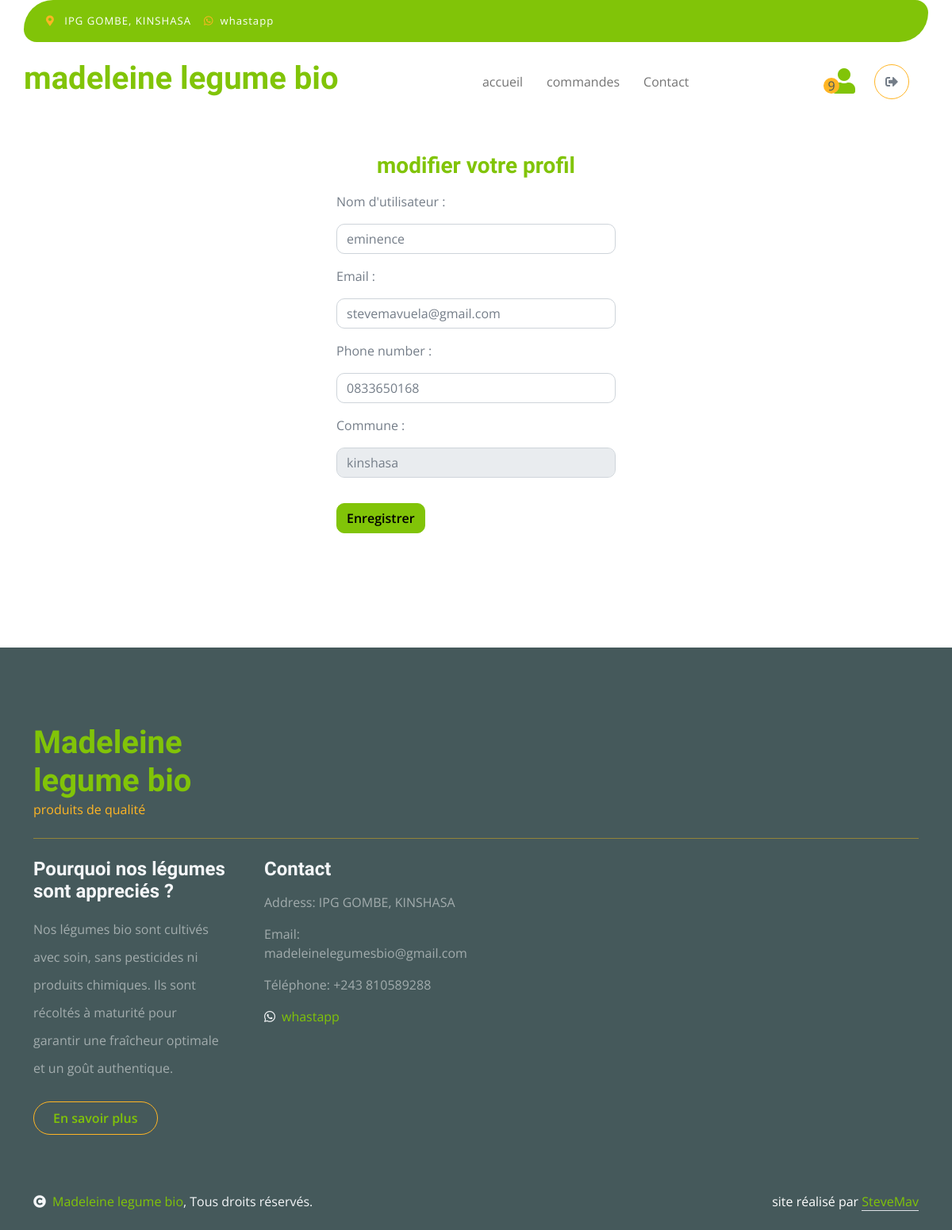
/accounts/editaccount (signed in), run on an earlier commit of the app's database.
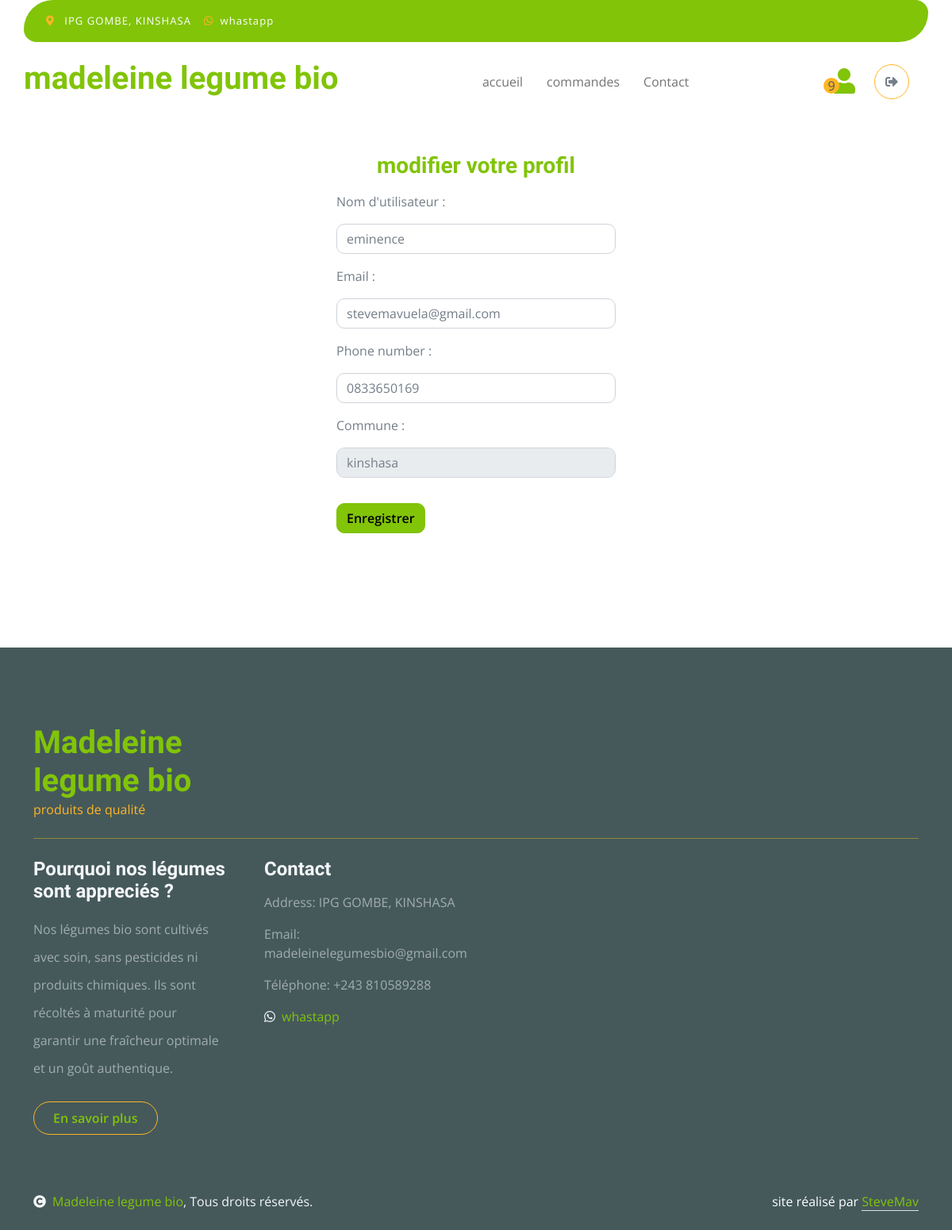
And on a later commit of the database.
### accounts/models.py (models this page shows, shortened)
class Profile(models.Model):
    user = models.OneToOneField(User, on_delete=models.CASCADE)
    phone_number = models.CharField(max_length=15, blank=True)
    commune =  models.CharField(max_length=100, blank=True)

### accounts/views.py (the view)
# urls.py: path('editaccount', views.edit_account, name='editaccount'),
@login_required
def edit_account(request):
    user = request.user
    total_commands = Command.objects.filter(user=request.user, statut='En cours').count()
    if request.method == 'POST':
        form = EditAccountForm(request.POST, instance=user)
        if form.is_valid():
            if form.has_changed():
                form.save()
                messages.success(request, 'Votre compte a été mis à jour avec succès.')
            else:
                messages.info(request, 'Aucune modification détectée.')
            return redirect('accounts:editaccount')
        else:
            messages.warning(request, 'Veuillez corriger les erreurs ci-dessous.')
    else:
        form = EditAccountForm(instance=user)
    return render(request, 'accounts/edit_account.html', {'form': form, 'total_commands': total_commands})

### accounts/templates/accounts/edit_account.html (shortened to what the changed rows need)
{% load static %}
<!DOCTYPE html>
<html lang="en">
    <head>
        <link rel="stylesheet" href="https://use.fontawesome.com/releases/v5.15.4/css/all.css"/>
        <link href="https://cdn.jsdelivr.net/npm/bootstrap-icons@1.4.1/font/bootstrap-icons.css" rel="stylesheet">
        <link href="https://cdnjs.cloudflare.com/ajax/libs/animate.css/4.1.1/animate.min.css" rel="stylesheet">
        <link href="https://unpkg.com/aos@2.3.1/dist/aos.css" rel="stylesheet">
        <link href="{% static 'css/bootstrap.min.css' %}" rel="stylesheet">
        <link href="{% static 'css/style.css' %}" rel="stylesheet">
    </head>
    <body>
        <div class="container-fluid fixed-top">
            <div class="container px-0">
                <nav class="navbar navbar-light bg-white navbar-expand-xl">
 <a href="/" class="navbar-brand"><h1 class="text-primary display-6 animate__animated animate__fadeInLeft">madeleine legume bio</h1></a>
                </nav>
            </div>
        </div>
                <div class="container-fluid py-5 mt-5" id="form-commands">
                    <div class="container py-5 mt-5">
                        <form method="post">
                            {{form.as_div}}
                          </form>
                        </div>
                    </div>
        <div class="container-fluid bg-dark text-white-50 footer pt-5 mt-5">
            <div class="container py-5">
                <div class="pb-4 mb-4" style="border-bottom: 1px solid rgba(226, 175, 24, 0.5) ;">
                    <div class="row g-4">
                        <div class="col-lg-3">
                            <a href="#">
                                <h1 class="text-primary mb-0">Madeleine legume bio</h1>
                            </a>
                        </div>
                    </div>
                </div>
            </div>
        </div>
</body>
</html>

What changed in the data, as far as the page shows it:
changed Profile: phone_number "0833650168" → "0833650169"
